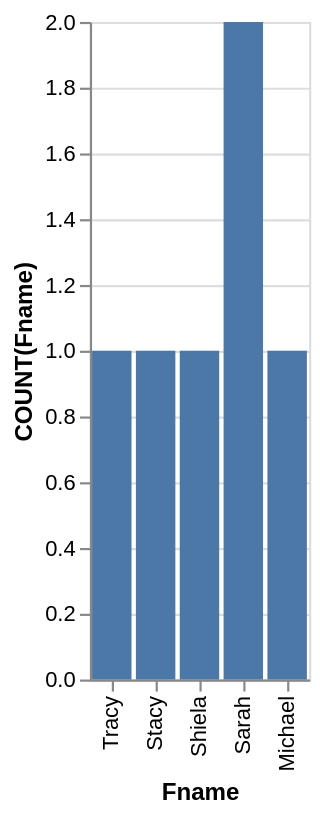

Describe this chart as a Vega-Lite specification.
### Vega-Lite specification from a JSON file in a GitHub repository (floating-point values rounded to 4 significant figures)
{"data": {"values": [{"x_data": "Michael", "y_data": 1}, {"x_data": "Sarah", "y_data": 2}, {"x_data": "Shiela", "y_data": 1}, {"x_data": "Stacy", "y_data": 1}, {"x_data": "Tracy", "y_data": 1}]}, "mark": "bar", "encoding": {"x": {"field": "x_data", "type": "nominal", "title": "Fname", "sort": "descending"}, "y": {"field": "y_data", "type": "quantitative", "title": "COUNT(Fname)"}}}
